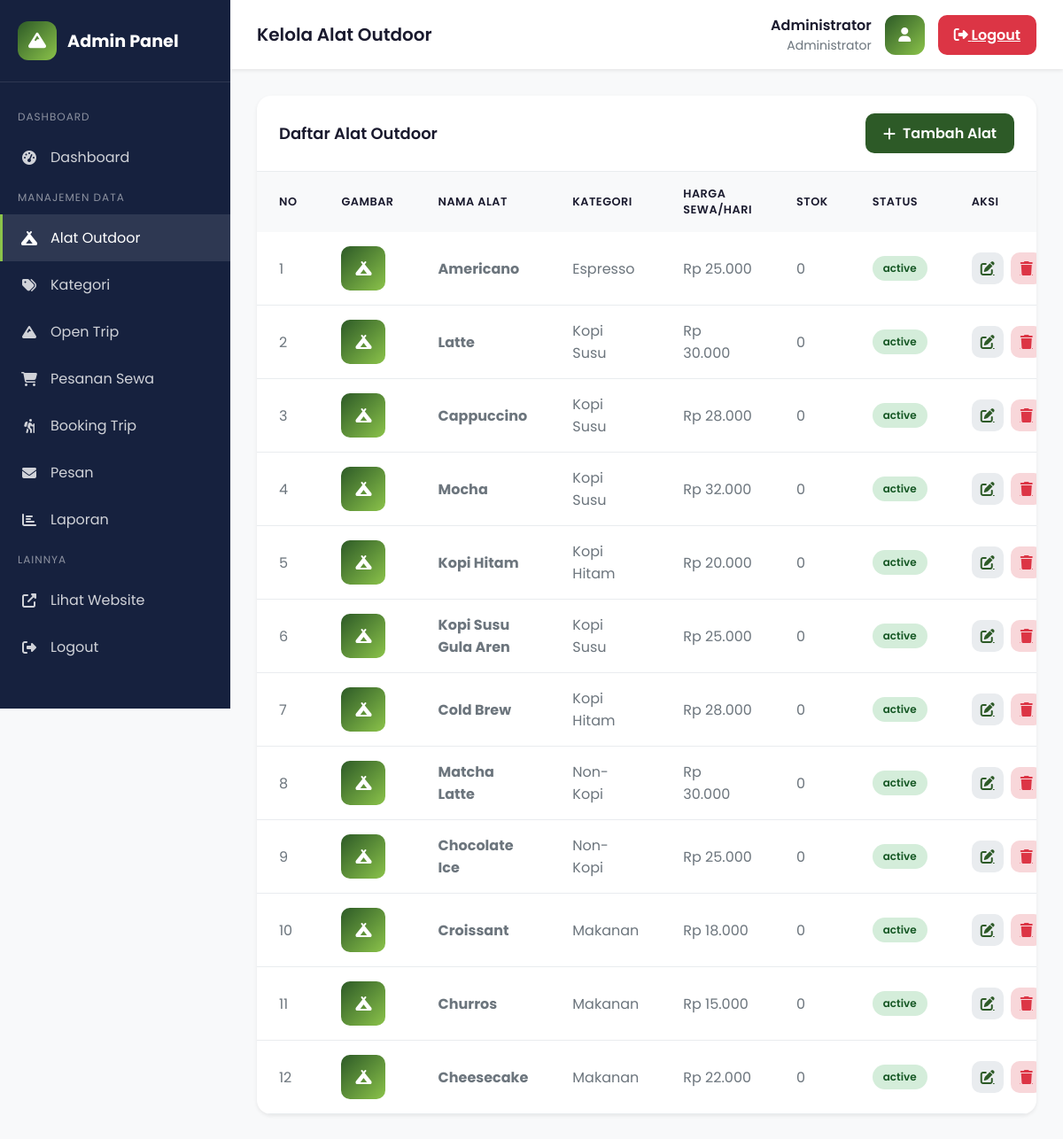
The page /admin/products/index.php (signed in) on the database its author committed.
### tables this page shows
CREATE TABLE IF NOT EXISTS products (
    id INT PRIMARY KEY AUTO_INCREMENT,
    nama_produk VARCHAR(200) NOT NULL,
    deskripsi TEXT,
    harga DECIMAL(10,2) NOT NULL,
    kategori_id INT,
    gambar VARCHAR(255),
    status ENUM('active', 'inactive') DEFAULT 'active',
    created_at TIMESTAMP DEFAULT CURRENT_TIMESTAMP,
    FOREIGN KEY (kategori_id) REFERENCES categories(id) ON DELETE SET NULL
);

CREATE TABLE IF NOT EXISTS categories (
    id INT PRIMARY KEY AUTO_INCREMENT,
    nama_kategori VARCHAR(100) NOT NULL,
    deskripsi TEXT,
    gambar VARCHAR(255),
    created_at TIMESTAMP DEFAULT CURRENT_TIMESTAMP
);

### config/functions.php (called while the page is built, shortened)
<?php
require_once 'database.php';
function getAllProducts($limit = null)
{
    global $conn;
    $sql = "SELECT p.*, c.nama_kategori
            FROM products p
            LEFT JOIN categories c ON p.kategori_id = c.id
            ORDER BY p.created_at DESC";
    $result = $conn->query($sql);
    return $result->fetch_all(MYSQLI_ASSOC);
}

### admin/products/index.php (the view, shortened to what this page needs)
<?php
require_once '../../config/functions.php';
$products = getAllProducts();
?>
<!DOCTYPE html>
<html lang="id">
<head>
    <link rel="stylesheet" href="https://cdnjs.cloudflare.com/ajax/libs/font-awesome/6.4.0/css/all.min.css">
</head>
<body>
    <aside class="sidebar">
        <div class="sidebar-brand">
            <div class="logo-icon"><i class="fas fa-mountain"></i></div>
            <span>Admin Panel</span>
        </div>
        <nav class="sidebar-menu">
            <div class="menu-section">Dashboard</div>
            <a href="../index.php" class="menu-item">
                <i class="fas fa-tachometer-alt"></i>
                <span>Dashboard</span>
            </a>
            <div class="menu-section">Manajemen Data</div>
            <a href="index.php" class="menu-item active">
                <i class="fas fa-campground"></i>
                <span>Alat Outdoor</span>
            </a>
            <a href="../categories/index.php" class="menu-item">
                <i class="fas fa-tags"></i>
                <span>Kategori</span>
            </a>
            <a href="../trips/index.php" class="menu-item">
                <i class="fas fa-mountain"></i>
                <span>Open Trip</span>
            </a>
            <a href="../orders/index.php" class="menu-item">
                <i class="fas fa-shopping-cart"></i>
                <span>Pesanan Sewa</span>
            </a>
            <a href="../trips/bookings/index.php" class="menu-item">
                <i class="fas fa-hiking"></i>
                <span>Booking Trip</span>
            </a>
            <a href="../messages/index.php" class="menu-item">
                <i class="fas fa-envelope"></i>
                <span>Pesan</span>
            </a>
            <a href="../reports/index.php" class="menu-item">
                <i class="fas fa-chart-bar"></i>
                <span>Laporan</span>
            </a>
            <div class="menu-section">Lainnya</div>
            <a href="../../index.php" class="menu-item" target="_blank">
                <i class="fas fa-external-link-alt"></i>
                <span>Lihat Website</span>
            </a>
            <a href="../logout.php" class="menu-item">
                <i class="fas fa-sign-out-alt"></i>
                <span>Logout</span>
            </a>
        </nav>
    </aside>
    <main class="main-content">
        <header class="admin-header">
            <h1 class="header-title">Kelola Alat Outdoor</h1>
            <div class="header-user">
                <div class="user-info">
                    <div class="user-name"><?= $_SESSION['admin_nama'] ?></div>
                    <div class="user-role">Administrator</div>
                </div>
                <div class="user-avatar"><i class="fas fa-user"></i></div>
                <a href="../logout.php" class="btn-logout"><i class="fas fa-sign-out-alt"></i> Logout</a>
            </div>
        </header>
        <div class="content">
            <div class="card">
                <div class="card-header">
                    <h2 class="card-title">Daftar Alat Outdoor</h2>
                    <a href="add.php" class="btn-add">
                        <i class="fas fa-plus"></i> Tambah Alat
                    </a>
                </div>
                <?php if (count($products) > 0): ?>
                    <table class="table">
                        <thead>
                            <tr>
                                <th>No</th>
                                <th>Gambar</th>
                                <th>Nama Alat</th>
                                <th>Kategori</th>
                                <th>Harga Sewa/Hari</th>
                                <th>Stok</th>
                                <th>Status</th>
                                <th>Aksi</th>
                            </tr>
                        </thead>
                        <tbody>
                            <?php foreach ($products as $index => $product): ?>
                                <tr>
                                    <td><?= $index + 1 ?></td>
                                    <td>
                                        <div
                                            style="width: 50px; height: 50px; background: linear-gradient(135deg, var(--primary), var(--primary-accent)); border-radius: 10px; display: flex; align-items: center; justify-content: center; color: white;">
                                            <i class="fas fa-campground"></i>
                                        </div>
                                    </td>
                                    <td><strong><?= $product['nama_produk'] ?></strong></td>
                                    <td><?= $product['nama_kategori'] ?></td>
                                    <td>Rp <?= number_format($product['harga_sewa_harian'] ?? $product['harga'], 0, ',', '.') ?>
                                    </td>
                                    <td><?= $product['stok'] ?? 0 ?></td>
                                    <td>
                                        <span class="status-badge <?= $product['status'] ?? 'available' ?>">
                                            <?= $product['status'] ?? 'available' ?>
                                        </span>
                                    </td>
                                    <td>
                                        <div class="action-btns">
                                            <a href="edit.php?id=<?= $product['id'] ?>" class="btn-action btn-edit"
                                                title="Edit">
                                                <i class="fas fa-edit"></i>
                                            </a>
                                            <a href="index.php?delete=<?= $product['id'] ?>" class="btn-action btn-delete"
                                                title="Hapus" onclick="return confirm('Yakin hapus alat ini?')">
                                                <i class="fas fa-trash"></i>
                                            </a>
                                        </div>
                                    </td>
                                </tr>
                            <?php endforeach; ?>
                        </tbody>
                    </table>
                <?php endif; ?>
            </div>
        </div>
    </main>
</body>
</html>

### admin/products/index.php (style rules this page uses)
:root { --primary: #2d5a27; --primary-dark: #1e3d1a; --primary-light: #4a7c44; --primary-accent: #8bc34a; --dark: #1a1a2e; --dark-secondary: #16213e; --white: #ffffff; --gray-100: #f8f9fa; --gray-200: #e9ecef; --gray-600: #6c757d; --danger: #dc3545; --success: #28a745; --shadow: 0 0.125rem 0.25rem rgba(0, 0, 0, 0.075); }
* { margin: 0; padding: 0; box-sizing: border-box; }
body { font-family: 'Poppins', -apple-system, BlinkMacSystemFont, sans-serif; background: var(--gray-100); min-height: 100vh; }
.sidebar { position: fixed; top: 0; left: 0; width: 260px; height: 100vh; background: var(--dark-secondary); color: var(--white); z-index: 100; }
.sidebar-brand { padding: 24px 20px; display: flex; align-items: center; gap: 12px; border-bottom: 1px solid rgba(255, 255, 255, 0.1); }
.sidebar-brand .logo-icon { width: 44px; height: 44px; background: linear-gradient(135deg, var(--primary), var(--primary-accent)); border-radius: 12px; display: flex; align-items: center; justify-content: center; font-size: 1.25rem; }
.sidebar-brand span { font-size: 1.2rem; font-weight: 700; }
.sidebar-menu { padding: 20px 0; }
.menu-section { padding: 10px 20px; font-size: 0.75rem; text-transform: uppercase; color: rgba(255, 255, 255, 0.5); letter-spacing: 1px; }
.menu-item { padding: 14px 20px; display: flex; align-items: center; gap: 14px; color: rgba(255, 255, 255, 0.8); text-decoration: none; transition: all 0.3s; border-left: 3px solid transparent; }
.menu-item:hover, .menu-item.active { background: rgba(255, 255, 255, 0.1); color: var(--white); border-left-color: var(--primary-accent); }
.menu-item i { width: 20px; text-align: center; }
.main-content { margin-left: 260px; min-height: 100vh; }
.admin-header { background: var(--white); padding: 16px 30px; display: flex; justify-content: space-between; align-items: center; box-shadow: var(--shadow); }
.header-title { font-size: 1.25rem; font-weight: 600; color: var(--dark); }
.header-user { display: flex; align-items: center; gap: 15px; }
.user-info { text-align: right; }
.user-name { font-weight: 600; color: var(--dark); }
.user-role { font-size: 0.875rem; color: var(--gray-600); }
.user-avatar { width: 45px; height: 45px; background: linear-gradient(135deg, var(--primary), var(--primary-accent)); border-radius: 12px; display: flex; align-items: center; justify-content: center; color: var(--white); }
.btn-logout { padding: 10px 18px; background: var(--danger); color: var(--white); border: none; border-radius: 10px; cursor: pointer; font-weight: 600; }
.content { padding: 30px; }
.card { background: var(--white); border-radius: 16px; box-shadow: var(--shadow); overflow: hidden; }
.card-header { padding: 20px 25px; border-bottom: 1px solid var(--gray-200); display: flex; justify-content: space-between; align-items: center; }
.card-title { font-size: 1.125rem; font-weight: 600; color: var(--dark); }
.btn-add { padding: 10px 20px; background: var(--primary); color: var(--white); border: none; border-radius: 10px; font-weight: 600; cursor: pointer; text-decoration: none; display: inline-flex; align-items: center; gap: 8px; }
.table { width: 100%; border-collapse: collapse; }
.table th, .table td { padding: 16px 25px; text-align: left; }
.table th { background: var(--gray-100); font-weight: 600; color: var(--dark); font-size: 0.8rem; text-transform: uppercase; letter-spacing: 0.5px; }
.table td { border-bottom: 1px solid var(--gray-200); color: var(--gray-600); }
.status-badge { display: inline-block; padding: 5px 12px; border-radius: 20px; font-size: 0.75rem; font-weight: 600; }
.status-badge.active, .status-badge.available { background: #d4edda; color: #155724; }
.action-btns { display: flex; gap: 8px; }
.btn-action { width: 36px; height: 36px; border: none; border-radius: 10px; cursor: pointer; display: flex; align-items: center; justify-content: center; transition: all 0.3s; }
.btn-edit { background: var(--gray-200); color: var(--primary); }
.btn-delete { background: #f8d7da; color: var(--danger); }

### rows shown on the page
products: nama_produk "Americano", kategori.nama_kategori "Espresso", harga "25.000", stok "0", status "active"
products: nama_produk "Latte", kategori.nama_kategori "Kopi Susu", harga "30.000", stok "0", status "active"
products: nama_produk "Cappuccino", kategori.nama_kategori "Kopi Susu", harga "28.000", stok "0", status "active"
products: nama_produk "Mocha", kategori.nama_kategori "Kopi Susu", harga "32.000", stok "0", status "active"
products: nama_produk "Kopi Hitam", kategori.nama_kategori "Kopi Hitam", harga "20.000", stok "0", status "active"
products: nama_produk "Kopi Susu Gula Aren", kategori.nama_kategori "Kopi Susu", harga "25.000", stok "0", status "active"
products: nama_produk "Cold Brew", kategori.nama_kategori "Kopi Hitam", harga "28.000", stok "0", status "active"
products: nama_produk "Matcha Latte", kategori.nama_kategori "Non-Kopi", harga "30.000", stok "0", status "active"
products: nama_produk "Chocolate Ice", kategori.nama_kategori "Non-Kopi", harga "25.000", stok "0", status "active"
products: nama_produk "Croissant", kategori.nama_kategori "Makanan", harga "18.000", stok "0", status "active"
products: nama_produk "Churros", kategori.nama_kategori "Makanan", harga "15.000", stok "0", status "active"
products: nama_produk "Cheesecake", kategori.nama_kategori "Makanan", harga "22.000", stok "0", status "active"

### other values the page prints
$_SESSION['admin_nama'] "Administrator"
